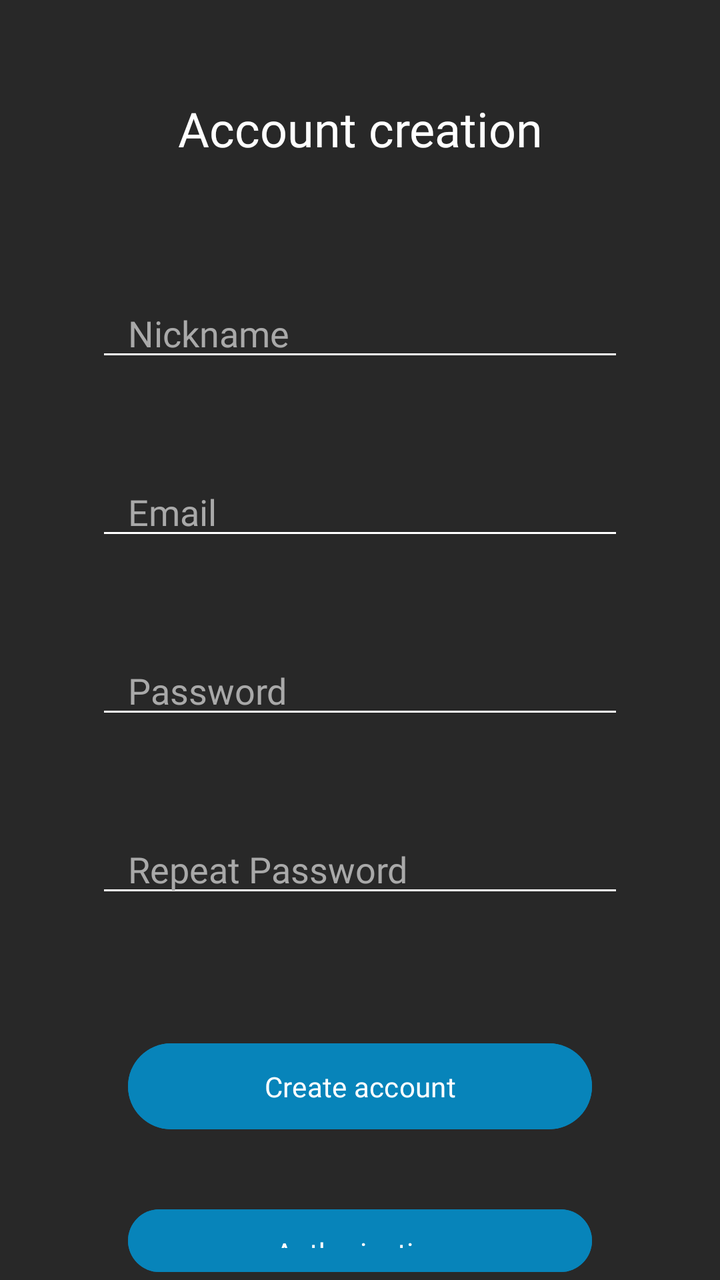
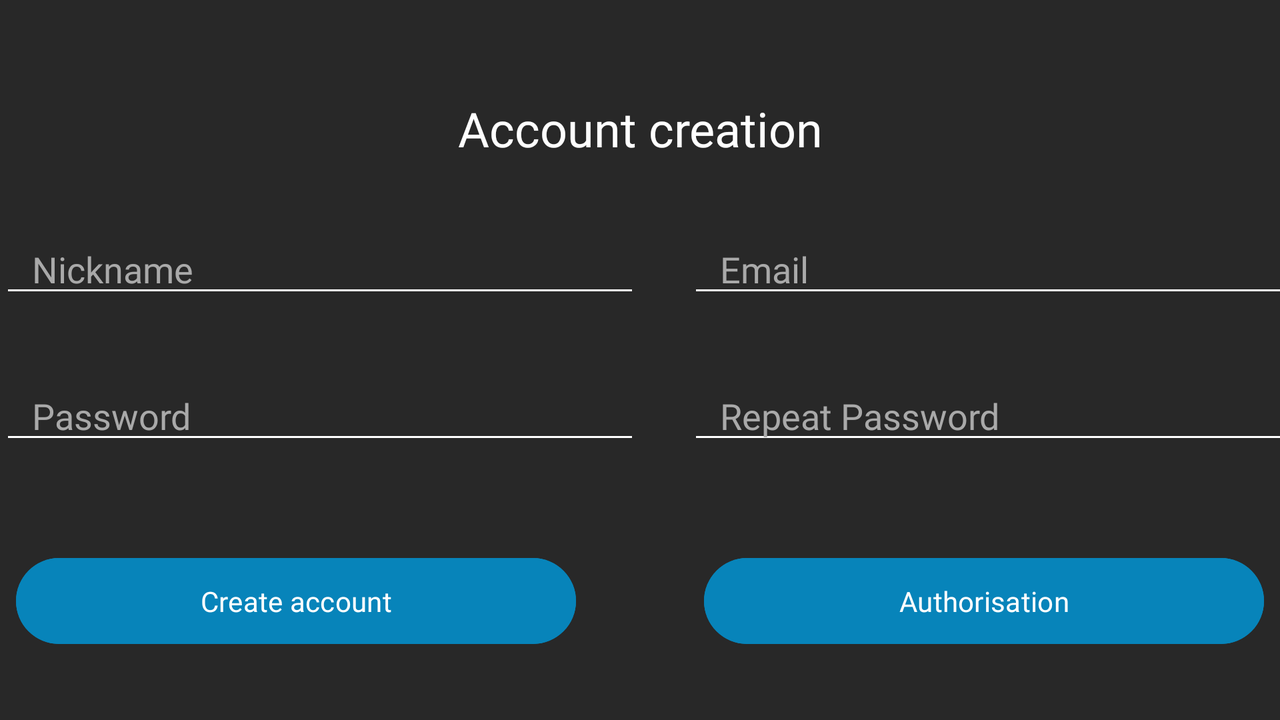

The same Android screen from two of the app's own layout files: first res/layout/ as a phone draws it, then the repository's variant for another configuration, drawn on a device whose configuration selects that folder. Both files follow.
<!-- AndroidManifest.xml: application theme Theme.Blubb -->
<!-- res/layout/fragment_create_account.xml -->
<?xml version="1.0" encoding="utf-8"?>
<FrameLayout xmlns:android="http://schemas.android.com/apk/res/android"
    xmlns:tools="http://schemas.android.com/tools"
    android:layout_width="match_parent"
    android:layout_height="match_parent"
    android:background="@color/light_tint"
    tools:context=".presentation.fragments.CreateAccountFragment">

    
    <LinearLayout
        android:layout_width="match_parent"
        android:layout_height="match_parent"
        android:orientation="vertical">

        <TextView
            android:id="@+id/textViewAccountCreationTitle"
            style="@style/dark_theme_label_style"
            android:layout_width="match_parent"
            android:layout_height="wrap_content"
            android:layout_marginTop="48dp"
            android:gravity="center_horizontal"
            android:text="@string/account_creation" />

        <EditText
            android:id="@+id/editTextCreateAccountNickname"
            style="@style/dark_theme_main_edittext_style"
            android:layout_width="match_parent"
            android:layout_height="wrap_content"
            android:layout_marginHorizontal="48dp"
            android:layout_marginTop="64dp"
            android:ems="10"
            android:hint="@string/nickname"
            android:inputType="text" />

        <EditText
            android:id="@+id/editTextCreateAccountEmail"
            style="@style/dark_theme_main_edittext_style"
            android:layout_width="match_parent"
            android:layout_height="wrap_content"
            android:layout_marginHorizontal="48dp"
            android:layout_marginTop="48dp"
            android:ems="10"
            android:hint="@string/email"
            android:inputType="text|textEmailAddress" />

        <EditText
            android:id="@+id/editTextCreateAccountPassword"
            style="@style/dark_theme_main_edittext_style"
            android:layout_width="match_parent"
            android:layout_height="wrap_content"
            android:layout_marginHorizontal="48dp"
            android:layout_marginTop="48dp"
            android:ems="10"
            android:hint="@string/password"
            android:inputType="text|textPassword" />

        <EditText
            android:id="@+id/editTextCreateAccountRepeatPassword"
            style="@style/dark_theme_main_edittext_style"
            android:layout_width="match_parent"
            android:layout_height="wrap_content"
            android:layout_marginHorizontal="48dp"
            android:layout_marginTop="48dp"
            android:ems="10"
            android:hint="@string/repeat_password"
            android:inputType="text|textPassword" />

        <Button
            android:id="@+id/buttonCreateAccountCreate"
            style="@style/dark_theme_main_button_style"
            android:layout_width="match_parent"
            android:layout_height="wrap_content"
            android:layout_marginHorizontal="64dp"
            android:layout_marginTop="64dp"
            android:paddingTop="12dp"
            android:paddingBottom="12dp"
            android:text="@string/create_account" />

        <Button
            android:id="@+id/buttonCreateAccountAuthorization"
            style="@style/dark_theme_main_button_style"
            android:layout_width="match_parent"
            android:layout_height="wrap_content"
            android:layout_marginHorizontal="64dp"
            android:layout_marginTop="32dp"
            android:paddingTop="12dp"
            android:paddingBottom="12dp"
            android:text="@string/authorization" />
    </LinearLayout>

</FrameLayout>
<!-- resources referenced by this layout -->
<resources>
  <color name="light_tint">#282828</color>
  <string name="account_creation">Account creation</string>
  <string name="authorization">Authorisation</string>
  <string name="create_account">Create account</string>
  <string name="email">Email</string>
  <string name="nickname">Nickname</string>
  <string name="password">Password</string>
  <string name="repeat_password">Repeat Password</string>
  <style name="dark_theme_label_style">
          <item name="android:fontFamily">@font/inter_semibold</item>
          <item name="android:textColor">@color/main_text</item>
          <item name="android:textSize">24sp</item>
      </style>
  <style name="dark_theme_main_button_style">
          <item name="android:backgroundTint">@color/accent</item>
          <item name="android:fontFamily">@font/inter_semibold</item>
      </style>
  <style name="dark_theme_main_edittext_style">
          <item name="android:backgroundTint">@color/main_text</item>
          <item name="android:fontFamily">@font/inter</item>
          <item name="android:paddingLeft">16dp</item>
          <item name="android:textColor">@color/main_text</item>
          <item name="android:textColorHint">@color/sub_text</item>
      </style>
  <style name="Theme.Blubb" parent="Base.Theme.Blubb" />
  <color name="main_text">#FFFFFF</color>
  <color name="accent">#0784BA</color>
  <color name="sub_text">#a9a9a9</color>
  <style name="Base.Theme.Blubb" parent="Theme.Material3.Light.NoActionBar">
          
          
          <item name="android:forceDarkAllowed" tools:targetApi="q">false</item>
      </style>
</resources>
<!-- res/layout-land/fragment_create_account.xml (the repository's variant of the layout above) -->
<!-- drawn on the phone turned sideways -->
<?xml version="1.0" encoding="utf-8"?>
<FrameLayout xmlns:android="http://schemas.android.com/apk/res/android"
    xmlns:tools="http://schemas.android.com/tools"
    android:layout_width="match_parent"
    android:layout_height="match_parent"
    android:background="@color/light_tint"
    tools:context=".presentation.fragments.CreateAccountFragment">

    
    <LinearLayout
        android:layout_width="match_parent"
        android:layout_height="match_parent"
        android:orientation="vertical">

        <TextView
            android:id="@+id/textViewAccountCreationTitle"
            style="@style/dark_theme_label_style"
            android:layout_width="match_parent"
            android:layout_height="wrap_content"
            android:layout_marginTop="48dp"
            android:gravity="center_horizontal"
            android:text="@string/account_creation" />

        <LinearLayout
            android:layout_width="wrap_content"
            android:layout_height="wrap_content"
            android:layout_gravity="center_horizontal"
            android:layout_marginTop="32dp"
            android:orientation="horizontal">

            <EditText
                android:id="@+id/editTextCreateAccountNickname"
                style="@style/dark_theme_main_edittext_style"
                android:layout_width="320dp"
                android:layout_height="wrap_content"
                android:layout_marginRight="24dp"
                android:ems="10"
                android:hint="@string/nickname"
                android:inputType="text" />

            <EditText
                android:id="@+id/editTextCreateAccountEmail"
                style="@style/dark_theme_main_edittext_style"
                android:layout_width="320dp"
                android:layout_height="wrap_content"
                android:ems="10"
                android:hint="@string/email"
                android:inputType="text|textEmailAddress" />
        </LinearLayout>

        <LinearLayout
            android:layout_width="wrap_content"
            android:layout_height="wrap_content"
            android:layout_gravity="center_horizontal"
            android:layout_marginTop="32dp"
            android:orientation="horizontal">

            <EditText
                android:id="@+id/editTextCreateAccountPassword"
                style="@style/dark_theme_main_edittext_style"
                android:layout_width="320dp"
                android:layout_height="wrap_content"
                android:layout_marginRight="24dp"
                android:ems="10"
                android:hint="@string/password"
                android:inputType="text|textPassword" />

            <EditText
                android:id="@+id/editTextCreateAccountRepeatPassword"
                style="@style/dark_theme_main_edittext_style"
                android:layout_width="320dp"
                android:layout_height="wrap_content"
                android:ems="10"
                android:hint="@string/repeat_password"
                android:inputType="text|textPassword" />

        </LinearLayout>

        <LinearLayout
            android:layout_width="wrap_content"
            android:layout_height="wrap_content"
            android:layout_gravity="center_horizontal"
            android:layout_marginTop="48dp"
            android:orientation="horizontal">

            <Button
                android:id="@+id/buttonCreateAccountCreate"
                style="@style/dark_theme_main_button_style"
                android:layout_width="280dp"
                android:layout_height="wrap_content"
                android:layout_marginRight="64dp"
                android:paddingTop="12dp"
                android:paddingBottom="12dp"
                android:text="@string/create_account" />

            <Button
                android:id="@+id/buttonCreateAccountAuthorization"
                style="@style/dark_theme_main_button_style"
                android:layout_width="280dp"
                android:layout_height="wrap_content"
                android:paddingTop="12dp"
                android:paddingBottom="12dp"
                android:text="@string/authorization" />
        </LinearLayout>
    </LinearLayout>

</FrameLayout>
